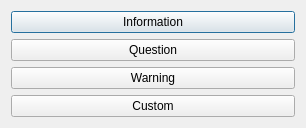
<?xml version="1.0" encoding="UTF-8"?>
<ui version="4.0">
 <class>Dialog</class>
 <widget class="QDialog" name="Dialog">
  <property name="geometry">
   <rect>
    <x>0</x>
    <y>0</y>
    <width>306</width>
    <height>124</height>
   </rect>
  </property>
  <property name="windowTitle">
   <string>Dialog</string>
  </property>
  <layout class="QVBoxLayout" name="verticalLayout">
   <item>
    <widget class="QPushButton" name="pushButton">
     <property name="text">
      <string>Information</string>
     </property>
    </widget>
   </item>
   <item>
    <widget class="QPushButton" name="pushButton_2">
     <property name="text">
      <string>Question</string>
     </property>
    </widget>
   </item>
   <item>
    <widget class="QPushButton" name="pushButton_3">
     <property name="text">
      <string>Warning</string>
     </property>
    </widget>
   </item>
   <item>
    <widget class="QPushButton" name="pushButton_4">
     <property name="text">
      <string>Custom</string>
     </property>
    </widget>
   </item>
  </layout>
 </widget>
 <layoutdefault spacing="6" margin="11"/>
 <resources/>
 <connections/>
</ui>
